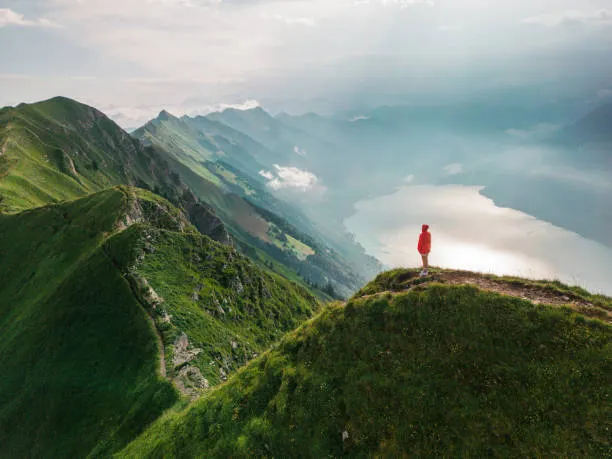
#> input picture Experiment 6/image1.jpg, 612 x 459 px
$ python experiment6.py
#> lines starting #> are read from the running program, lines starting #| are printed output that depends on the picture; after the words box and inside, x2 and y2 are one past the last pixel; in counts of white or black regions, pixels touching at a corner belong together
import cv2
import numpy as np
import matplotlib.pyplot as plt
from pathlib import Path

from sklearn.cluster import KMeans

image_path = Path(__file__).parent / "image1.jpg"
image = cv2.imread(str(image_path))
#> image is the input picture: shape (459, 612, 3); mean B, G, R 107.2, 121.8, 108.6

if image is None:
    print(f"Image not found: {image_path}")
    exit()

image_rgb = cv2.cvtColor(image, cv2.COLOR_BGR2RGB)

plt.imshow(image_rgb)
plt.title("Original Image")
plt.axis("off")
plt.show()

gray = cv2.cvtColor(image, cv2.COLOR_BGR2GRAY)

blurred = cv2.GaussianBlur(gray, (5, 5), 0)

plt.imshow(blurred, cmap="gray")
plt.title("Grayscale + Gaussian Blur")
plt.axis("off")
plt.show()

_, global_thresh = cv2.threshold(
    blurred,
    127,
    255,
    cv2.THRESH_BINARY
)
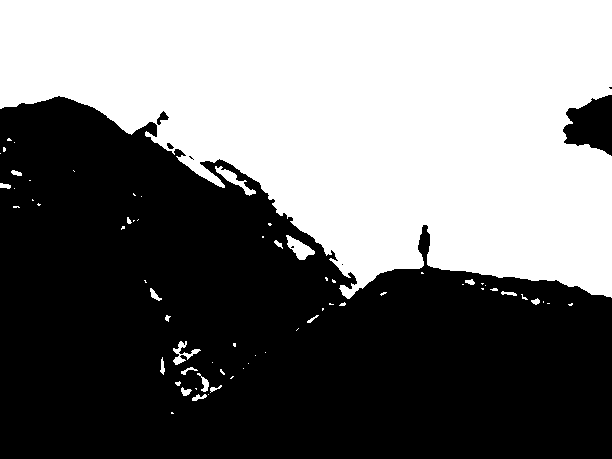
#> global_thresh: shape (459, 612); 45.6% white; 67 white regions (46 under 20 px), largest, box (x1, y1, x2, y2) and area: (0, 0, 612, 299) 126130, (286, 235, 315, 260) 343, (215, 166, 256, 196) 309

plt.imshow(global_thresh, cmap="gray")
plt.title("Global Thresholding")
plt.axis("off")
plt.show()

_, global_thresh = cv2.threshold(
    blurred,
    127,
    255,
    cv2.THRESH_BINARY
)

plt.imshow(global_thresh, cmap="gray")
plt.title("Global Thresholding")
plt.axis("off")
plt.show()

otsu_value, otsu_thresh = cv2.threshold(
    blurred,
    0,
    255,
    cv2.THRESH_BINARY + cv2.THRESH_OTSU
)
#> otsu_thresh: shape (459, 612); 46.6% white; 75 white regions (50 under 20 px), largest, box (x1, y1, x2, y2) and area: (0, 0, 612, 300) 128194, (272, 234, 315, 261) 437, (180, 367, 235, 412) 424
#> otsu_value = 120

print("Otsu Threshold Value:", otsu_value)
#| Otsu Threshold Value: 120.0

plt.imshow(otsu_thresh, cmap="gray")
plt.title("Otsu's Thresholding")
plt.axis("off")
plt.show()

adaptive_thresh = cv2.adaptiveThreshold(
    blurred,
    255,
    cv2.ADAPTIVE_THRESH_GAUSSIAN_C,
    cv2.THRESH_BINARY,
    11,
    2
)
#> adaptive_thresh: shape (459, 612); 80.1% white; 1852 black regions (1319 under 20 px), largest, box (x1, y1, x2, y2) and area: (350, 224, 612, 312) 2950, (176, 146, 358, 302) 2333, (110, 257, 221, 455) 2052

plt.imshow(adaptive_thresh, cmap="gray")
plt.title("Adaptive Thresholding")
plt.axis("off")
plt.show()

# Binary image
_, binary = cv2.threshold(
    blurred,
    0,
    255,
    cv2.THRESH_BINARY_INV + cv2.THRESH_OTSU
)

# Noise removal
kernel = np.ones((3, 3), np.uint8)

opening = cv2.morphologyEx(
    binary,
    cv2.MORPH_OPEN,
    kernel,
    iterations=2
)
#> opening: shape (459, 612); 53% white; 53 black regions (31 under 20 px), largest, box (x1, y1, x2, y2) and area: (0, 0, 612, 307) 128864, (174, 367, 235, 412) 650, (272, 234, 315, 261) 462

# Sure background
sure_bg = cv2.dilate(opening, kernel, iterations=3)
#> sure_bg: shape (459, 612); 55.4% white; 4 black regions, box (x1, y1, x2, y2) and area: (0, 0, 612, 295) 124922, (290, 241, 309, 257) 103, (185, 384, 209, 398) 92, (177, 345, 187, 361) 77

# Distance transform
dist_transform = cv2.distanceTransform(
    opening,
    cv2.DIST_L2,
    5
)

# Sure foreground
_, sure_fg = cv2.threshold(
    dist_transform,
    0.5 * dist_transform.max(),
    255,
    0
)
#> sure_fg: shape (459, 612) float32; 12.1% white; 2 white regions, box (x1, y1, x2, y2) and area: (272, 369, 612, 459) 21611, (0, 289, 87, 459) 12419

sure_fg = np.uint8(sure_fg)

# Unknown region
unknown = cv2.subtract(
    sure_bg,
    sure_fg
)
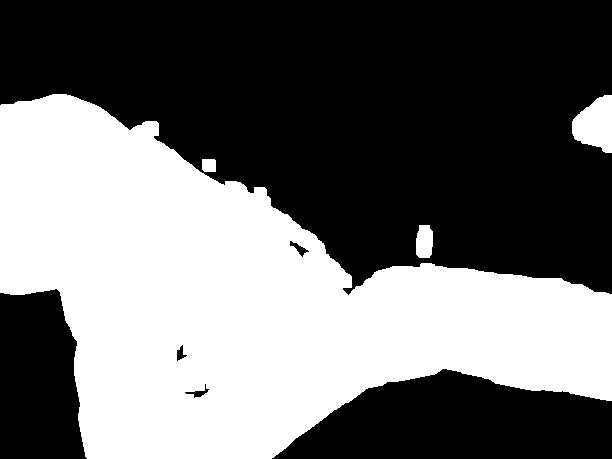
#> unknown: shape (459, 612); 43.3% white; 4 white regions, box (x1, y1, x2, y2) and area: (0, 94, 612, 459) 119352, (572, 95, 612, 153) 1657, (416, 225, 433, 258) 497, (202, 159, 216, 172) 178

# Marker labelling
num_labels, markers = cv2.connectedComponents(sure_fg)
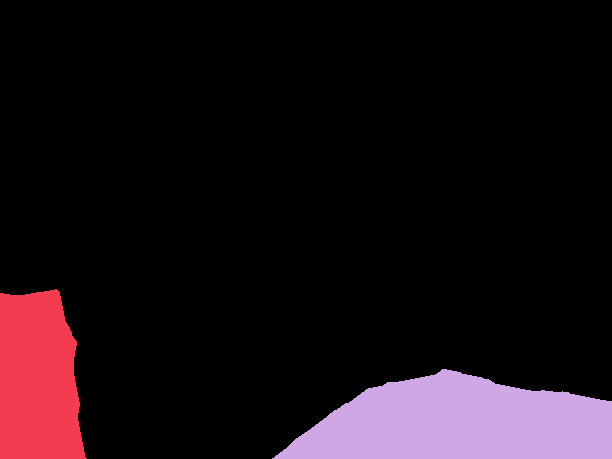
#> markers: shape (459, 612) int32; 3 distinct labels, from 0 to 2; one colour per label, 0 black
#> num_labels = 3

markers = markers + 1
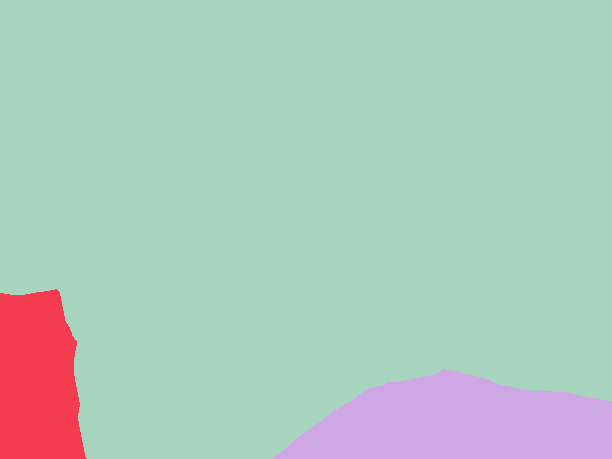
#> markers: shape (459, 612) int32; 3 distinct labels, from 1 to 3; one colour per label, 0 black

markers[unknown == 255] = 0
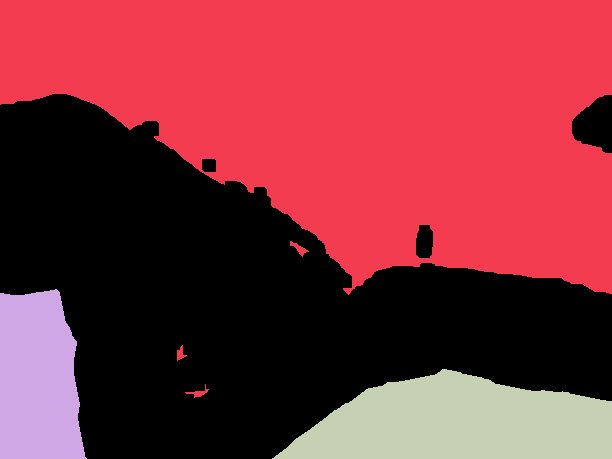
#> markers: shape (459, 612) int32; 4 distinct labels, from 0 to 3; one colour per label, 0 black

# Watershed
watershed_image = image.copy()

markers = cv2.watershed(
    watershed_image,
    markers
)
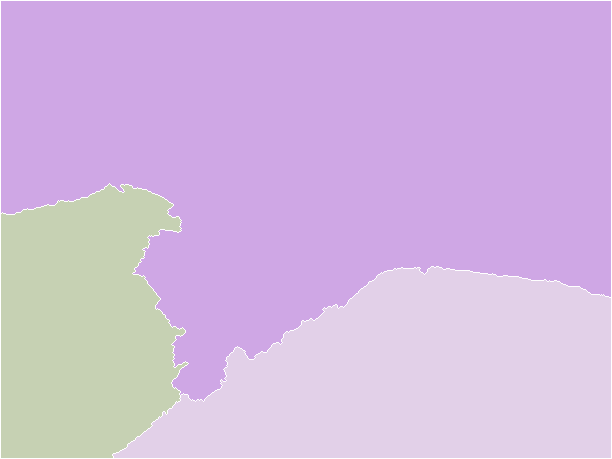
#> markers: shape (459, 612) int32; 4 distinct labels, from -1 to 3; one colour per label, 0 black, -1 white

watershed_image[markers == -1] = [255, 0, 0]
#> watershed_image: shape (459, 612, 3); 1.14% of pixels changed, all inside (x1, y1, x2, y2) = (0, 0, 612, 459)

plt.figure(figsize=(10, 7))
plt.imshow(cv2.cvtColor(watershed_image, cv2.COLOR_BGR2RGB))
plt.title("Watershed Segmentation")
plt.axis("off")
plt.show()

# Convert image from BGR to RGB
rgb_image = cv2.cvtColor(image, cv2.COLOR_BGR2RGB)

# Convert image into a list of pixels
pixels = rgb_image.reshape((-1, 3))

# Convert to float
pixels = np.float32(pixels)

# Number of clusters
k = 3

kmeans = KMeans(
    n_clusters=k,
    random_state=42,
    n_init=10
)

labels = kmeans.fit_predict(pixels)

centers = np.uint8(kmeans.cluster_centers_)

segmented_pixels = centers[labels]

segmented_image = segmented_pixels.reshape(
    rgb_image.shape
)
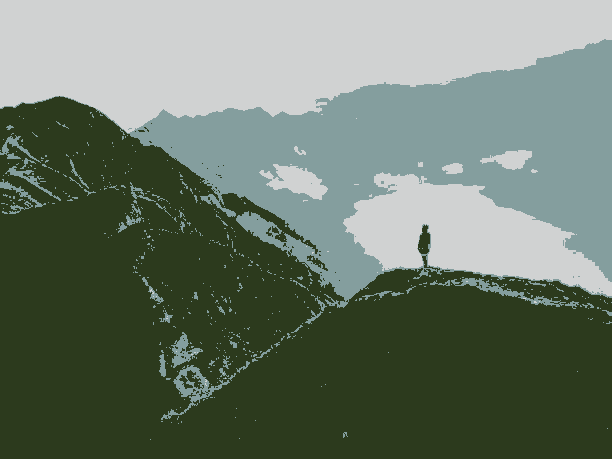
#> segmented_image: shape (459, 612, 3); mean R, G, B 108.1, 121.5, 106.9

plt.figure(figsize=(10, 7))
plt.imshow(segmented_image)
plt.title("K-Means Segmentation")
plt.axis("off")
plt.show()
